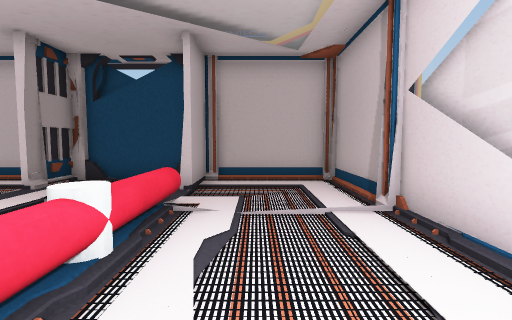
view 1 (above)

14 first-person views from a walk through a 3-D level made in the Unity game engine. The camera is 1.2 m above the floor, tilts 4° down and sees 85° across. Doors are open. The floor is counted in squares, 1 m on a side. Each view is taken from the middle of a square. On the plan, view 1 faces up. The plan holds only what a view shows up to about 13 squares ahead; the rest is blank. The place goes on beyond the plan. The player character is not drawn.

view 2
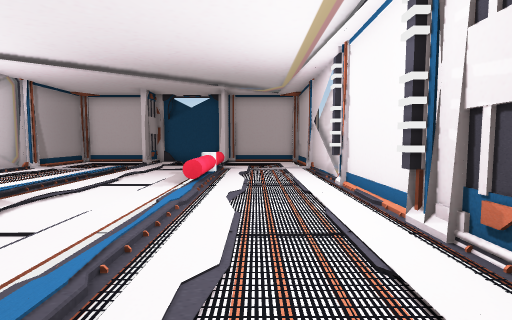

view 3
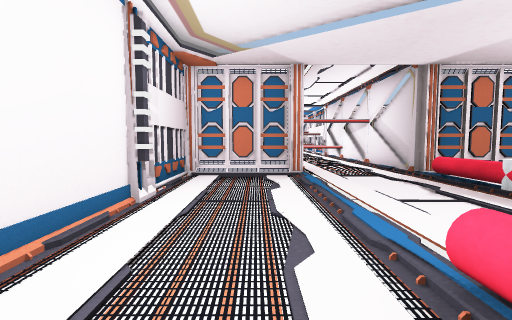

view 4
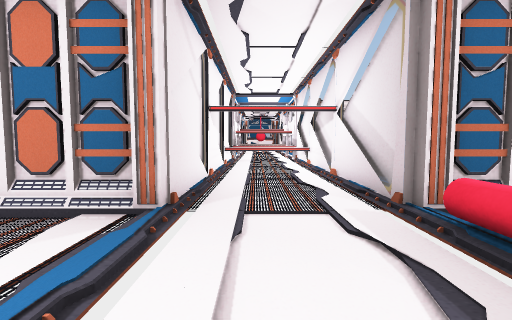

view 5
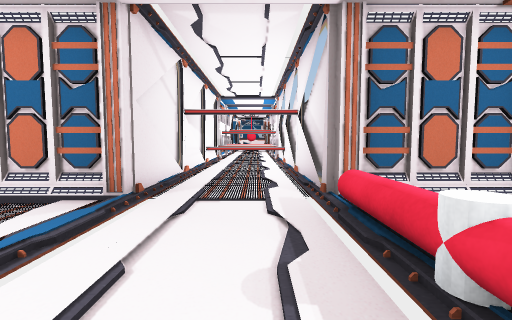

view 6
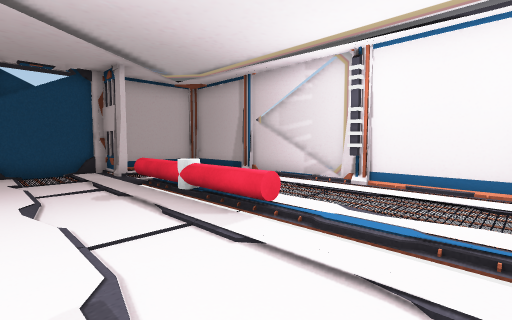

view 7
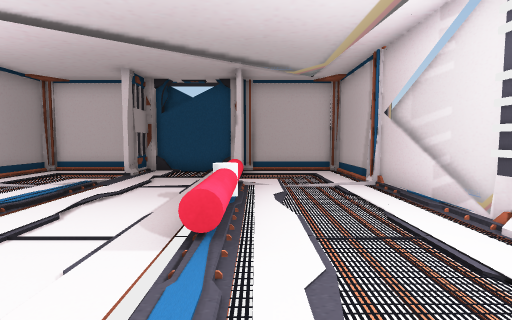

view 8
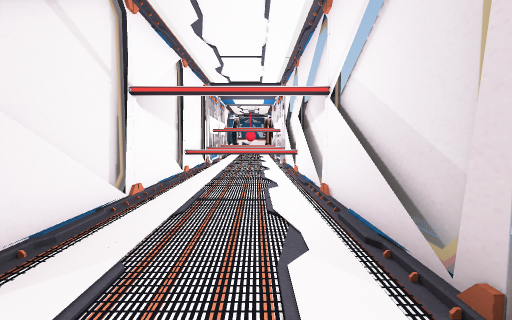

view 9
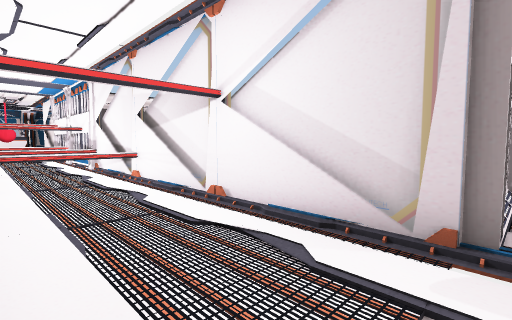

view 10
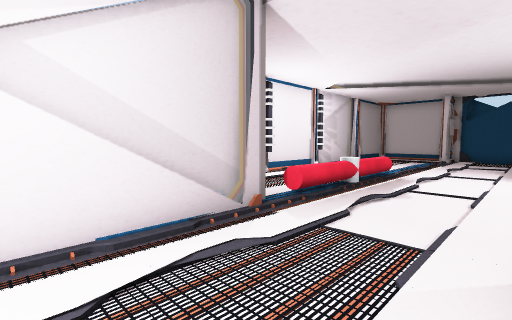

view 11
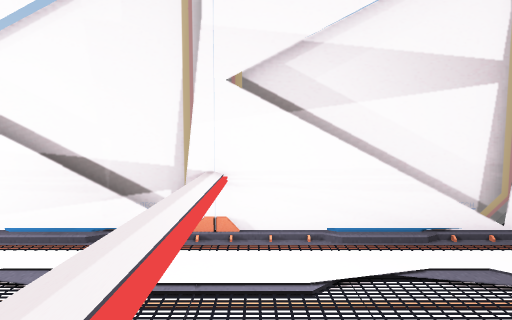

view 12
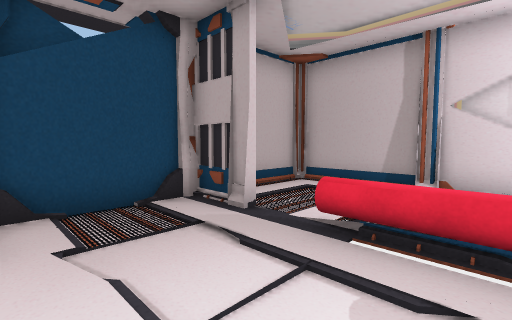

view 13
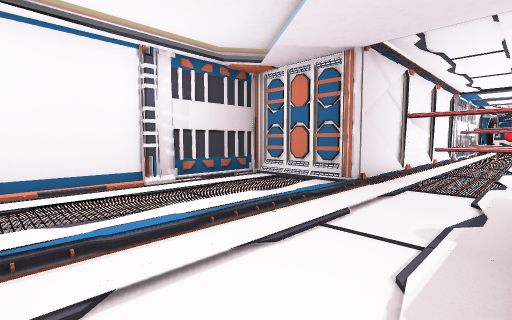

view 14
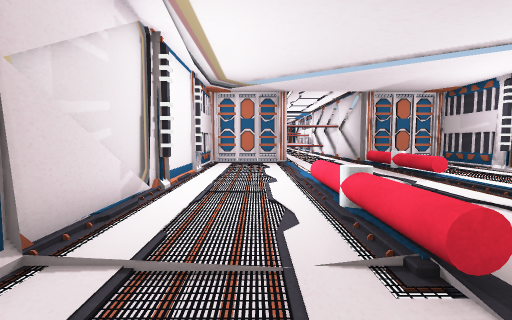

### Floor plan
Key: @ floor where view 1 was taken; # wall or solid block; . floor; / step, stairs or slope; = window, fence, low wall or low ledge; ^ raised ledge; C cylinder; O other object.
Columns run from 8 left of view 1 to 3 right of it. Each row starts with its distance up from view 1.
  9    OOOO####
  8   ##..O#..##
  7   ##..#....#
  6    ........#
  5    ...=....#
  4    ...^....#
  3    /..C....#
  2   //..^....=
  1  .....^....=
  0  .....=.@.##
 -1  .//../....#
 -2   =/../....#
 -3   =.......##
 -4   C.......##
 -5   =.../....#
 -6   =.../....#
 -7 OOO....O..O
 -8 ##=....=###
 -9   =....=
-10   =....=
-11   =....=
-12   =....=
-13   =....=
-14   =....=
-15   =....=
-16   ==#==
-17   ==.##=
-18   =#  ==

Positions as (right, up) in squares from view 1, and headings:
1: (0, 0), facing up
2: (0, -7), facing up
3: (0, 2), facing down
4: (-3, -3), facing down
5: (-4, -2), facing down
6: (-5, -3), facing up-right
7: (-1, -3), facing up
8: (-4, -6), facing down
9: (-2, -7), facing down-left
10: (-2, -11), facing up-left
11: (-2, -15), facing left
12: (-5, 3), facing up-right
13: (-5, 0), facing down-right
14: (0, 7), facing down
